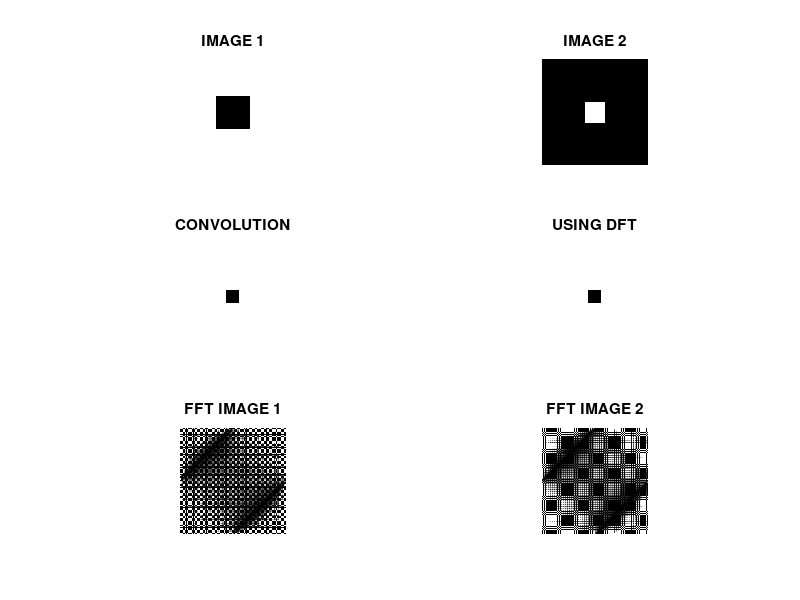

Write MATLAB code to recreate this figure.
clc
close all
clear all

black=zeros(80,80);
A=padarray(black,[88,88],1);
subplot(321);
imshow(A);
title('IMAGE 1');

white=ones(50,50);
B=padarray(white,[103,103]);
subplot(322);
imshow(B);
title('IMAGE 2');

A1=fft2(A,256,256);
subplot(325);
imshow(A1);
title('FFT IMAGE 1');

B1=fft2(B,256,256);
subplot(326);
imshow(B1);
title('FFT IMAGE 2');

C1=A1.*B1;
C1=ifft2(C1);
C1=fftshift(C1);
subplot(324);
imshow(C1);
title('USING DFT');

C=conv2(A,B,'same');
subplot(323);imshow(C);title('CONVOLUTION');